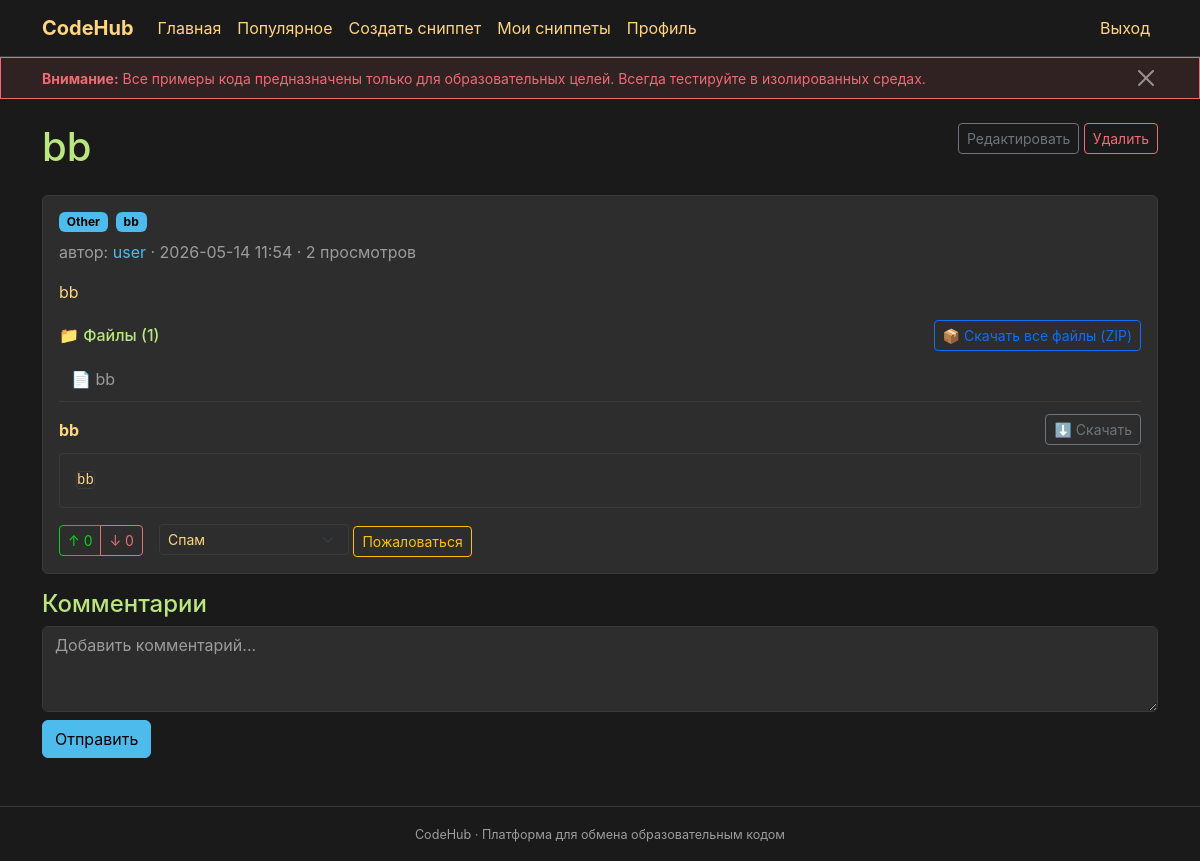
The app's page /post/2 (signed in) with its own data.
### __init__.py (models this page shows, shortened)
class CodeSnippet(db.Model):
    id = db.Column(db.Integer, primary_key=True)
    title = db.Column(db.String(200), nullable=False)
    description = db.Column(db.Text)
    code = db.Column(db.Text)
    category_id = db.Column(db.Integer, db.ForeignKey('category.id'), nullable=False)
    author_id = db.Column(db.Integer, db.ForeignKey('user.id'), nullable=False)
    created_at = db.Column(db.DateTime, default=datetime.utcnow)
    updated_at = db.Column(db.DateTime, default=datetime.utcnow, onupdate=datetime.utcnow)
    views_count = db.Column(db.Integer, default=0)
    status = db.Column(db.String(20), default='pending')  # pending, approved, rejected
    rejection_reason = db.Column(db.Text)
    moderated_by = db.Column(db.Integer, db.ForeignKey('user.id'))
    moderated_at = db.Column(db.DateTime)
    likes_count = db.Column(db.Integer, default=0)
    dislikes_count = db.Column(db.Integer, default=0)
    reports_count = db.Column(db.Integer, default=0)
    report_moderation_status = db.Column(db.String(20), default='approved')  # approved, pending, rejected (для жалоб)
    report_moderated_by = db.Column(db.Integer, db.ForeignKey('user.id'))
    report_moderated_at = db.Column(db.DateTime)
    report_moderation_reason = db.Column(db.Text)
    resubmit_comment = db.Column(db.Text)  # Комментарий пользователя при повторной отправке
    is_edited = db.Column(db.Boolean, default=False)  # True если сниппет был отредактирован после публикации
    tags = db.relationship('Tag', secondary=snippet_tags, lazy='subquery',
                           backref=db.backref('snippets', lazy=True))
    comments = db.relationship('Comment', backref='snippet', lazy=True, foreign_keys='Comment.snippet_id', cascade='all, delete-orphan')
    views = db.relationship('SnippetView', backref='snippet', lazy=True, foreign_keys='SnippetView.snippet_id', cascade='all, delete-orphan')
    files = db.relationship('SnippetFile', backref='snippet', lazy=True, order_by='SnippetFile.order', cascade='all, delete-orphan')
    links = db.relationship('SnippetLink', backref='snippet', lazy=True, order_by='SnippetLink.order', cascade='all, delete-orphan')

class Category(db.Model):
    id = db.Column(db.Integer, primary_key=True)
    name = db.Column(db.String(100), nullable=False)
    created_at = db.Column(db.DateTime, default=datetime.utcnow)
    snippets = db.relationship('CodeSnippet', backref='category', lazy=True)

class Tag(db.Model):
    id = db.Column(db.Integer, primary_key=True)
    name = db.Column(db.String(50), unique=True, nullable=False)
    created_at = db.Column(db.DateTime, default=datetime.utcnow)
    usage_count = db.Column(db.Integer, default=0)

class User(db.Model, UserMixin):
    id = db.Column(db.Integer, primary_key=True)
    username = db.Column(db.String(80), unique=True, nullable=False)
    password = db.Column(db.String(256), nullable=False)
    admin = db.Column(db.Boolean, default=False)
    created_at = db.Column(db.DateTime, default=datetime.utcnow)
    is_banned = db.Column(db.Boolean, default=False)
    bio = db.Column(db.Text)  # Описание профиля
    avatar_url = db.Column(db.String(500))  # URL аватарки
    snippets = db.relationship('CodeSnippet', backref='author', lazy=True, foreign_keys='CodeSnippet.author_id')
    comments = db.relationship('Comment', backref='author', lazy=True, foreign_keys='Comment.author_id')

class SnippetFile(db.Model):
    id = db.Column(db.Integer, primary_key=True)
    snippet_id = db.Column(db.Integer, db.ForeignKey('code_snippet.id'), nullable=False)
    filename = db.Column(db.String(255), nullable=False)
    content = db.Column(db.Text, nullable=False)
    language = db.Column(db.String(50))  # Язык программирования для подсветки
    order = db.Column(db.Integer, default=0)  # Порядок отображения
    file_type = db.Column(db.String(20), default='text')  # text, uploaded, link
    file_size = db.Column(db.Integer)  # Размер файла в байтах (для загруженных файлов)
    mime_type = db.Column(db.String(100))  # MIME тип файла
    created_at = db.Column(db.DateTime, default=datetime.utcnow)

### __init__.py (the view, shortened to what this page needs)
@app.route('/post/<int:id>')
def snippet(id):
    snippet = CodeSnippet.query.get_or_404(id)
    if snippet.status != 'approved' and (not current_user.is_authenticated or (current_user.id != snippet.author_id and not current_user.admin)):
        flash('Этот сниппет недоступен.', 'danger')
        return redirect(url_for('index'))
    user_id = current_user.id if current_user.is_authenticated else None
    ip_address = request.environ.get('REMOTE_ADDR')
    view_counted = record_unique_view(snippet.id, user_id, ip_address)
    comments = Comment.query.filter_by(snippet_id=id, parent_id=None).order_by(Comment.created_at).all()
    def get_user_vote(obj_type, obj_id):
        if not current_user.is_authenticated:
            return None
        if obj_type == 'snippet':
            v = Vote.query.filter_by(user_id=current_user.id, snippet_id=obj_id).first()
        else:
            v = Vote.query.filter_by(user_id=current_user.id, comment_id=obj_id).first()
        return v.is_like if v else None
    user_snippet_vote = get_user_vote('snippet', id) if current_user.is_authenticated else None
    return render_template('snippet.html', snippet=snippet, comments=comments, user_snippet_vote=user_snippet_vote)

### __init__.py (called while the page is built, shortened)
@manager.user_loader
def load_user(user_id):
    return db.session.get(User, int(user_id))

def record_unique_view(snippet_id, user_id=None, ip_address=None):
    try:
        if user_id:
            existing_view = SnippetView.query.filter_by(
                user_id=user_id,
                snippet_id=snippet_id
            ).first()
        return False
    except Exception as e:
        db.session.rollback()
        print(f"Ошибка при записи просмотра: {e}")
        return False

### templates/snippet.html (shortened to what this page needs)
{% extends 'base.html' %}
{% block main %}
<div class="d-flex justify-content-between align-items-start mb-3">
    <h1>{{ snippet.title }}</h1>
    {% if current_user.is_authenticated and snippet.author_id == current_user.id %}
    <div>
        <a href="{{ url_for('edit_snippet', id=snippet.id) }}" class="btn btn-outline-secondary btn-sm">Редактировать</a>
        <form method="post" action="{{ url_for('delete_snippet', id=snippet.id) }}" class="d-inline" onsubmit="return confirm('Удалить этот сниппет?');">
            <button type="submit" class="btn btn-outline-danger btn-sm">Удалить</button>
        </form>
    </div>
    {% endif %}
</div>
<div class="card mb-3">
    <div class="card-body">
        <div class="d-flex flex-wrap gap-2 mb-2">
            <span class="badge bg-secondary">{{ snippet.category.name }}</span>
            {% for tag in snippet.tags %}
            <a href="{{ url_for('by_tag', name=tag.name) }}" class="badge bg-dark text-info">{{ tag.name }}</a>
            {% endfor %}
        </div>
        <p class="text-secondary">автор: <a href="{{ url_for('profile', username=snippet.author.username) }}" class="text-info">{{ snippet.author.username }}</a>
            &middot; {{ snippet.created_at.strftime('%Y-%m-%d %H:%M') }}
            &middot; {{ snippet.views_count }} просмотров</p>
        {% if snippet.description %}
        <p class="mb-3">{{ snippet.description }}</p>
        {% endif %}
        {% if snippet.files %}
        <div class="mb-3">
            <div class="d-flex justify-content-between align-items-center mb-2">
                <h6 class="mb-0">📁 Файлы ({{ snippet.files|length }})</h6>
                <a href="{{ url_for('download_all_public_files', snippet_id=snippet.id) }}"
                   class="btn btn-outline-primary btn-sm">
                    📦 Скачать все файлы (ZIP)
                </a>
            </div>
            <div style="display: flex; gap: 8px; border-bottom: 1px solid #3a3a3a; margin-bottom: 12px; overflow-x: auto;">
                {% for file in snippet.files %}
                <button type="button" class="file-tab-btn" data-file-id="{{ file.id }}"
                        onclick="switchFile({{ file.id }})"
                        style="padding: 8px 12px; border: none; background: none; color: var(--text-secondary); cursor: pointer; border-bottom: 2px solid transparent; transition: all 0.2s;"
                        id="tab-{{ file.id }}">
                    {% if file.file_type == 'uploaded' %}📁{% else %}📄{% endif %} {{ file.filename }}
                </button>
                {% endfor %}
            </div>
            {% for file in snippet.files %}
            <div class="file-content" id="file-{{ file.id }}" style="display: {% if loop.first %}block{% else %}none{% endif %};">
                <div class="d-flex justify-content-between align-items-center mb-2">
                    <div class="d-flex align-items-center gap-2">
                        <strong>{{ file.filename }}</strong>
                    </div>
                    <a href="{{ url_for('download_public_file', snippet_id=snippet.id, file_id=file.id) }}"
                       class="btn btn-outline-secondary btn-sm">
                        ⬇️ Скачать
                    </a>
                </div>
                <pre class="mb-0"><code>{{ file.content|e }}</code></pre>
            </div>
            {% endfor %}
        </div>
        {% elif snippet.code %}
        <pre class="mb-0"><code>{{ snippet.code|e }}</code></pre>
        {% endif %}
        <div class="mt-3 d-flex align-items-center gap-3">
            {% if current_user.is_authenticated and snippet.status == 'approved' %}
            <div class="btn-group" role="group">
                <button type="button" class="btn btn-outline-success btn-sm vote-btn" data-url="{{ url_for('vote_snippet', id=snippet.id) }}" data-is-like="true" data-target="snippet-{{ snippet.id }}">
                    &uarr; <span class="likes">{{ snippet.likes_count }}</span>
                </button>
                <button type="button" class="btn btn-outline-danger btn-sm vote-btn" data-url="{{ url_for('vote_snippet', id=snippet.id) }}" data-is-like="false" data-target="snippet-{{ snippet.id }}">
                    &darr; <span class="dislikes">{{ snippet.dislikes_count }}</span>
                </button>
            </div>
            <form method="post" action="{{ url_for('report_snippet', id=snippet.id) }}" class="d-inline">
                <select name="reason" class="form-select form-select-sm d-inline-block w-auto">
                    <option value="spam">Спам</option>
                </select>
                <button type="submit" class="btn btn-outline-warning btn-sm">Пожаловаться</button>
            </form>
            {% else %}
            <span>&uarr; {{ snippet.likes_count }} &darr; {{ snippet.dislikes_count }}</span>
            {% endif %}
        </div>
    </div>
</div>
<h4>Комментарии</h4>
{% if current_user.is_authenticated and snippet.status == 'approved' %}
<form method="post" action="{{ url_for('add_comment', id=snippet.id) }}" class="mb-4" id="comment-form">
    <div class="mb-2">
        <textarea name="content" class="form-control" rows="3" placeholder="Добавить комментарий..." required id="comment-content"></textarea>
    </div>
    <button type="submit" class="btn btn-primary">Отправить</button>
</form>
{% endif %}
{% endblock %}

### templates/base.html (style rules this page uses)
:root { --bg-dark: #1a1a1a; --bg-card: #2d2d2d; --text-primary: #FFD580; --text-secondary: #9C9C9C; --accent: #4DBCED; --accent-hover: #3a9bc4; --heading: #BAE67E; --tag: #4DBCED; --warning: #EF6B73; --success: #08D220; }
body { background-color: var(--bg-dark); color: var(--text-primary); font-family: -apple-system, BlinkMacSystemFont, "Segoe UI", Roboto, "Helvetica Neue", Arial, sans-serif; }
h1, h2, h3, h4, h5, h6 { color: var(--heading); }
.btn-primary { background-color: var(--accent); border-color: var(--accent); color: #000; }
.card { background-color: var(--bg-card); border: 1px solid #3a3a3a; color: var(--text-primary); }
.form-control, .form-select { background-color: #2d2d2d; border-color: #3a3a3a; color: var(--text-primary); }
.form-control::placeholder { color: var(--text-secondary); }
.badge { background-color: var(--tag); color: #000; }
.badge.bg-secondary { background-color: var(--tag) !important; color: #000 !important; }
.badge.bg-dark { background-color: var(--accent) !important; color: #000 !important; }
pre, code { background-color: #2d2d2d; color: var(--text-primary); border: 1px solid #3a3a3a; border-radius: 4px; }
pre { padding: 1rem; overflow-x: auto; max-height: 400px; }
a { color: var(--accent); text-decoration: none; }
.text-info { color: var(--accent) !important; }
.text-secondary { color: var(--text-secondary) !important; }
.btn-outline-success { color: var(--success); border-color: var(--success); }
.btn-outline-danger { color: var(--warning); border-color: var(--warning); }

### records on screen
CodeSnippet: title "bb", created_at "2026-05-14 11:54", views_count "2", description "bb", likes_count "0", dislikes_count "0"
Category: category.name "Other"
Tag: name "bb"
User: author.username "user"
SnippetFile: filename "bb", content "bb"

### other values on screen
{{ snippet.files|length }} "1"
